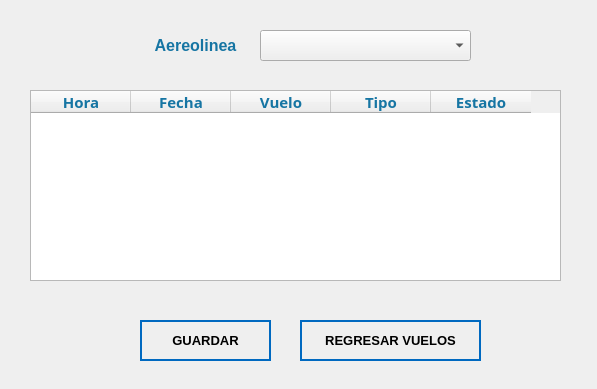
<?xml version="1.0" encoding="UTF-8"?>
<ui version="4.0">
 <class>AgendarVuelo</class>
 <widget class="QWidget" name="AgendarVuelo">
  <property name="geometry">
   <rect>
    <x>0</x>
    <y>0</y>
    <width>597</width>
    <height>389</height>
   </rect>
  </property>
  <property name="windowTitle">
   <string>Agendar vuelo </string>
  </property>
  <property name="windowIcon">
   <iconset>
    <normaloff>../Ventanas/Icons/Paper-Plane-icon.png</normaloff>../Ventanas/Icons/Paper-Plane-icon.png</iconset>
  </property>
  <widget class="QPushButton" name="bt_regresarAereolinea">
   <property name="geometry">
    <rect>
     <x>300</x>
     <y>320</y>
     <width>181</width>
     <height>41</height>
    </rect>
   </property>
   <property name="font">
    <font>
     <family>Nirmala UI</family>
     <pointsize>10</pointsize>
     <weight>75</weight>
     <italic>false</italic>
     <bold>true</bold>
    </font>
   </property>
   <property name="cursor">
    <cursorShape>PointingHandCursor</cursorShape>
   </property>
   <property name="styleSheet">
    <string notr="true">QPushButton
{	
	height: 2em;
 	border-style: solid;
	border-width: 2px;
 	border-color: #0069c0;
	font-weight: bold;
}

QPushButton:hover
{
   	background-color:#0069c0;
	color:white;
}</string>
   </property>
   <property name="text">
    <string>REGRESAR VUELOS</string>
   </property>
   <property name="icon">
    <iconset>
     <normaloff>../Ventanas/Icons/regresar_vuelo.png</normaloff>../Ventanas/Icons/regresar_vuelo.png</iconset>
   </property>
   <property name="iconSize">
    <size>
     <width>40</width>
     <height>50</height>
    </size>
   </property>
   <property name="default">
    <bool>true</bool>
   </property>
   <property name="flat">
    <bool>true</bool>
   </property>
  </widget>
  <widget class="QTableWidget" name="tb_agendAereolinea">
   <property name="geometry">
    <rect>
     <x>30</x>
     <y>90</y>
     <width>531</width>
     <height>191</height>
    </rect>
   </property>
   <property name="font">
    <font>
     <family>Open Sans</family>
     <weight>1</weight>
     <italic>false</italic>
     <bold>false</bold>
    </font>
   </property>
   <property name="styleSheet">
    <string notr="true">color : rgb(0,0,0);
font: 9 pt &quot;Open Sans&quot;</string>
   </property>
   <column>
    <property name="text">
     <string>Hora</string>
    </property>
    <property name="font">
     <font>
      <family>Nirmala UI</family>
      <pointsize>11</pointsize>
      <weight>75</weight>
      <bold>true</bold>
     </font>
    </property>
    <property name="foreground">
     <brush brushstyle="SolidPattern">
      <color alpha="255">
       <red>22</red>
       <green>117</green>
       <blue>163</blue>
      </color>
     </brush>
    </property>
   </column>
   <column>
    <property name="text">
     <string>Fecha</string>
    </property>
    <property name="font">
     <font>
      <family>Nirmala UI</family>
      <pointsize>11</pointsize>
      <weight>75</weight>
      <bold>true</bold>
     </font>
    </property>
    <property name="foreground">
     <brush brushstyle="SolidPattern">
      <color alpha="255">
       <red>22</red>
       <green>117</green>
       <blue>163</blue>
      </color>
     </brush>
    </property>
   </column>
   <column>
    <property name="text">
     <string>Vuelo</string>
    </property>
    <property name="font">
     <font>
      <family>Nirmala UI</family>
      <pointsize>11</pointsize>
      <weight>75</weight>
      <bold>true</bold>
     </font>
    </property>
    <property name="foreground">
     <brush brushstyle="SolidPattern">
      <color alpha="255">
       <red>22</red>
       <green>117</green>
       <blue>163</blue>
      </color>
     </brush>
    </property>
   </column>
   <column>
    <property name="text">
     <string>Tipo</string>
    </property>
    <property name="font">
     <font>
      <family>Nirmala UI</family>
      <pointsize>11</pointsize>
      <weight>75</weight>
      <bold>true</bold>
     </font>
    </property>
    <property name="foreground">
     <brush brushstyle="SolidPattern">
      <color alpha="255">
       <red>22</red>
       <green>117</green>
       <blue>163</blue>
      </color>
     </brush>
    </property>
   </column>
   <column>
    <property name="text">
     <string>Estado</string>
    </property>
    <property name="font">
     <font>
      <family>Nirmala UI</family>
      <pointsize>11</pointsize>
      <weight>75</weight>
      <bold>true</bold>
     </font>
    </property>
    <property name="foreground">
     <brush brushstyle="SolidPattern">
      <color alpha="255">
       <red>22</red>
       <green>117</green>
       <blue>163</blue>
      </color>
     </brush>
    </property>
   </column>
  </widget>
  <widget class="QComboBox" name="cb_Aerolinea">
   <property name="geometry">
    <rect>
     <x>260</x>
     <y>30</y>
     <width>211</width>
     <height>31</height>
    </rect>
   </property>
   <property name="cursor">
    <cursorShape>PointingHandCursor</cursorShape>
   </property>
   <property name="styleSheet">
    <string notr="true">color : rgb(0,0,0);
font: 10pt &quot;Nirmala UI&quot;</string>
   </property>
   <property name="editable">
    <bool>false</bool>
   </property>
   <property name="duplicatesEnabled">
    <bool>false</bool>
   </property>
   <property name="frame">
    <bool>true</bool>
   </property>
  </widget>
  <widget class="QLabel" name="lb_tipovuelo">
   <property name="geometry">
    <rect>
     <x>110</x>
     <y>30</y>
     <width>171</width>
     <height>31</height>
    </rect>
   </property>
   <property name="styleSheet">
    <string notr="true">font: 14pt &quot;Nirmala UI&quot;;</string>
   </property>
   <property name="text">
    <string>&lt;html&gt;&lt;head/&gt;&lt;body&gt;&lt;p align=&quot;center&quot;&gt;&lt;span style=&quot; font-size:12pt; font-weight:600; color:#1675a3;&quot;&gt;Aereolinea&lt;/span&gt;&lt;/p&gt;&lt;/body&gt;&lt;/html&gt;</string>
   </property>
  </widget>
  <widget class="QPushButton" name="bt_guardarAereolinea">
   <property name="geometry">
    <rect>
     <x>140</x>
     <y>320</y>
     <width>131</width>
     <height>41</height>
    </rect>
   </property>
   <property name="font">
    <font>
     <family>Nirmala UI</family>
     <pointsize>10</pointsize>
     <weight>75</weight>
     <italic>false</italic>
     <bold>true</bold>
    </font>
   </property>
   <property name="cursor">
    <cursorShape>PointingHandCursor</cursorShape>
   </property>
   <property name="styleSheet">
    <string notr="true">QPushButton
{	
	height: 2em;
 	border-style: solid;
	border-width: 2px;
 	border-color: #0069c0;
	font-weight: bold;
}

QPushButton:hover
{
   	background-color:#0069c0;
	color:white;
}</string>
   </property>
   <property name="text">
    <string>GUARDAR</string>
   </property>
   <property name="icon">
    <iconset>
     <normaloff>../Ventanas/Icons/paper_plane_aceptar.png</normaloff>../Ventanas/Icons/paper_plane_aceptar.png</iconset>
   </property>
   <property name="iconSize">
    <size>
     <width>40</width>
     <height>50</height>
    </size>
   </property>
   <property name="default">
    <bool>true</bool>
   </property>
   <property name="flat">
    <bool>true</bool>
   </property>
  </widget>
 </widget>
 <resources/>
 <connections/>
</ui>
